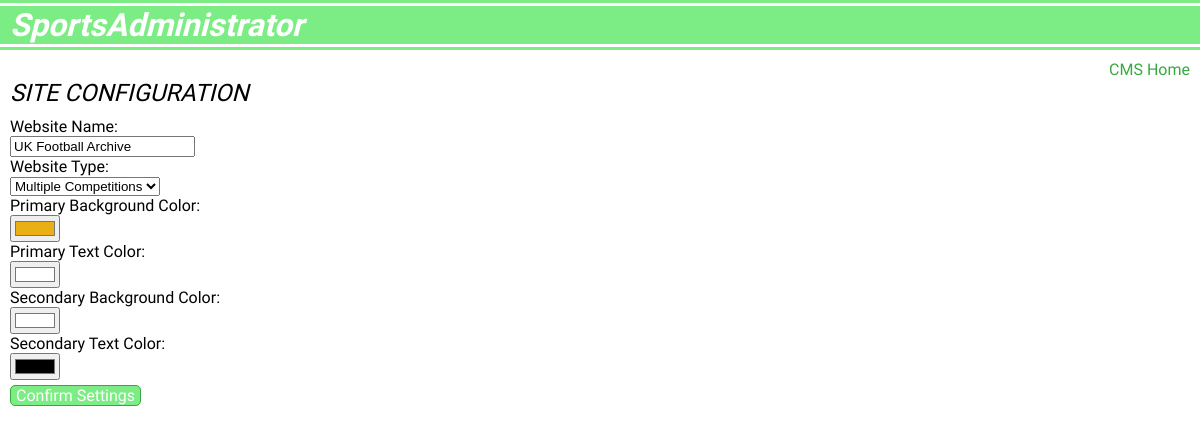
Screenshot of /cms/configuration/ (signed in) with the database file from the repository.
### users/models.py (models this page shows, shortened)
class User(AbstractUser):
    objects = UserManager()
    organisation = models.CharField(max_length=50, blank=True, null=True)
    site_name = models.CharField(max_length=50, blank=True, null=True)
    site_type = models.CharField(max_length=25, choices=SITE_OPTIONS, blank=True, null=True)
    primary_color = models.CharField(max_length=10, blank=True, null=True, default="#ffffff")
    secondary_color = models.CharField(max_length=10, blank=True, null=True, default="#ffffff")
    primary_text = models.CharField(max_length=10, blank=True, null=True, default="#000000")
    secondary_text = models.CharField(max_length=10, blank=True, null=True, default="#000000")

### cms/views.py (the view)
# urls.py: path('cms/configuration/', cms_views.configuration, name='configuration'),
@login_required(login_url='/login/')
def configuration(request):
    user = request.user
    if request.method == 'POST':
        form = ConfigurationForm(request.POST, request.FILES, instance=user)
        if form.is_valid():
            form.save()
            messages.success(request, 'Your settings have been saved.')
            return redirect(reverse('cms_home'))
        else:
            messages.error(request, 'Sorry, we were unable to save your settings. Please try again.')
    else:
        form = ConfigurationForm(instance=user)
    args = {
        'form': form,
        'button_text': 'Confirm Settings'
    }
    args.update(csrf(request))
    return render(request, 'configuration.html', args)

### cms/forms.py
class ConfigurationForm(forms.ModelForm):
    class Meta:
        model = User
        fields = ['site_name', 'site_type', 'primary_color', 'primary_text', 'secondary_color', 'secondary_text']
        labels = {
            'site_name': 'Website Name',
            'site_type': 'Website Type',
            'primary_text': 'Primary Text Color',
            'primary_color': 'Primary Background Color',
            'secondary_color': 'Secondary Background Color',
            'secondary_text': 'Secondary Text Color',
        }
        widgets = {
            'primary_color': TextInput(attrs={'type': 'color'}),
            'primary_text': TextInput(attrs={'type': 'color'}),
            'secondary_color': TextInput(attrs={'type': 'color'}),
            'secondary_text': TextInput(attrs={'type': 'color'}),
        }

### cms/templates/configuration.html (shortened to what this page needs)
{% extends "cmsbase.html" %}
{% block page %}
    <div class="breadcrumbs">
        <a class="nav-link" href="{% url 'cms_home' %}">CMS Home</a>
    </div>
    <div class="page-header">
        SITE CONFIGURATION
    </div>
    <form id="default-form" enctype="multipart/form-data" role="form" method="post">
        {{ form.as_ul }}
        <button class="cms-button" type="submit">{{ button_text }}</button>
    </form>
{% endblock %}

### static/css/default.css (style rules this page uses)
body { font-family: 'Archivo Narrow'; margin: 0; padding: 0; }
.page-header { font-style: italic; font-size: 1.5em; }
.cms-button { text-align: center; margin: 5px auto; background-color: #7ced84; width: fit-content; padding: 0 5px; border-radius: 5px; border: 1px solid #38a940; color: white; font-family: 'Archivo Narrow'; font-size: 1em; }
#default-form { margin: 10px auto; }
#default-form label { display: block; }
#default-form li { list-style-type: none; }
.breadcrumbs { text-align: right; }
.nav-link { color: #38a940; text-decoration: none; }

### rows the page displays
User: site_name "UK Football Archive", site_type "Multiple Competitions", primary_color "#eaaf15", primary_text "#ffffff", secondary_color "#ffffff", secondary_text "#000000"

### other values shown
{{ button_text }} "Confirm Settings"
